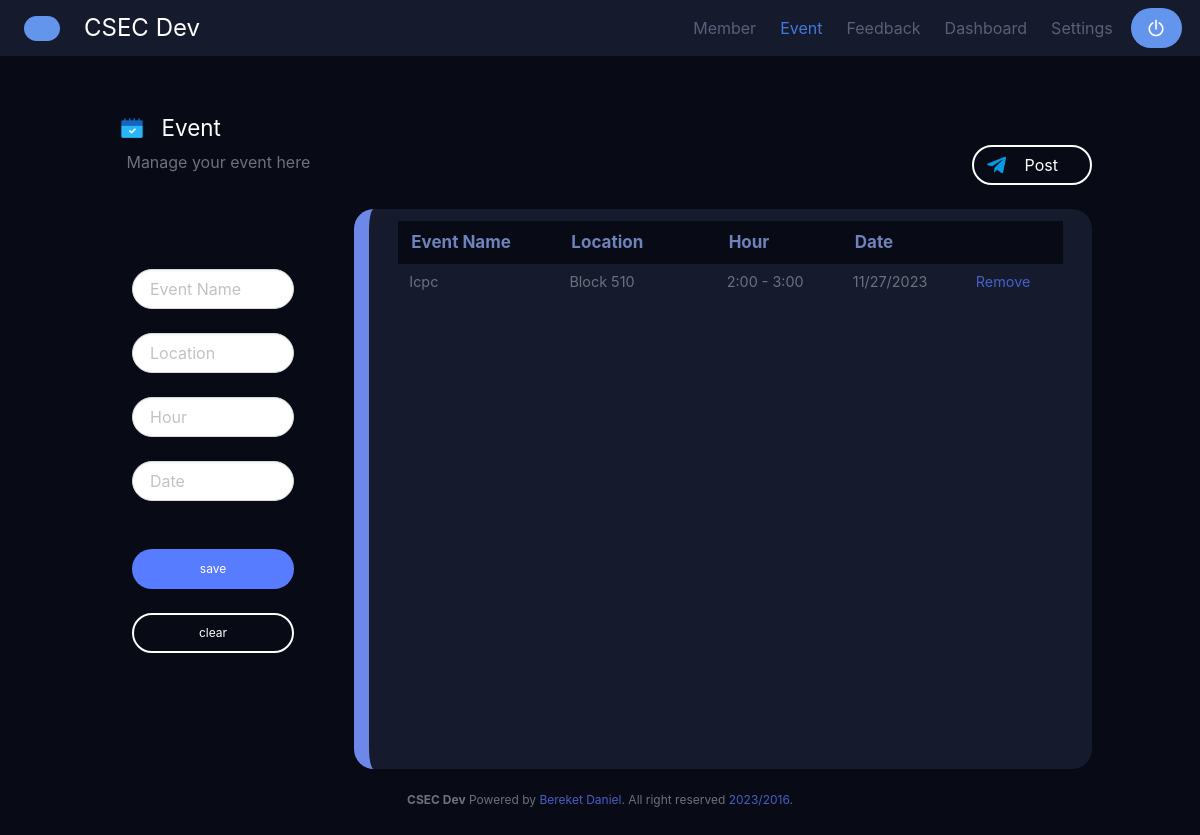
Before: /event/ (signed in) with the older database file.
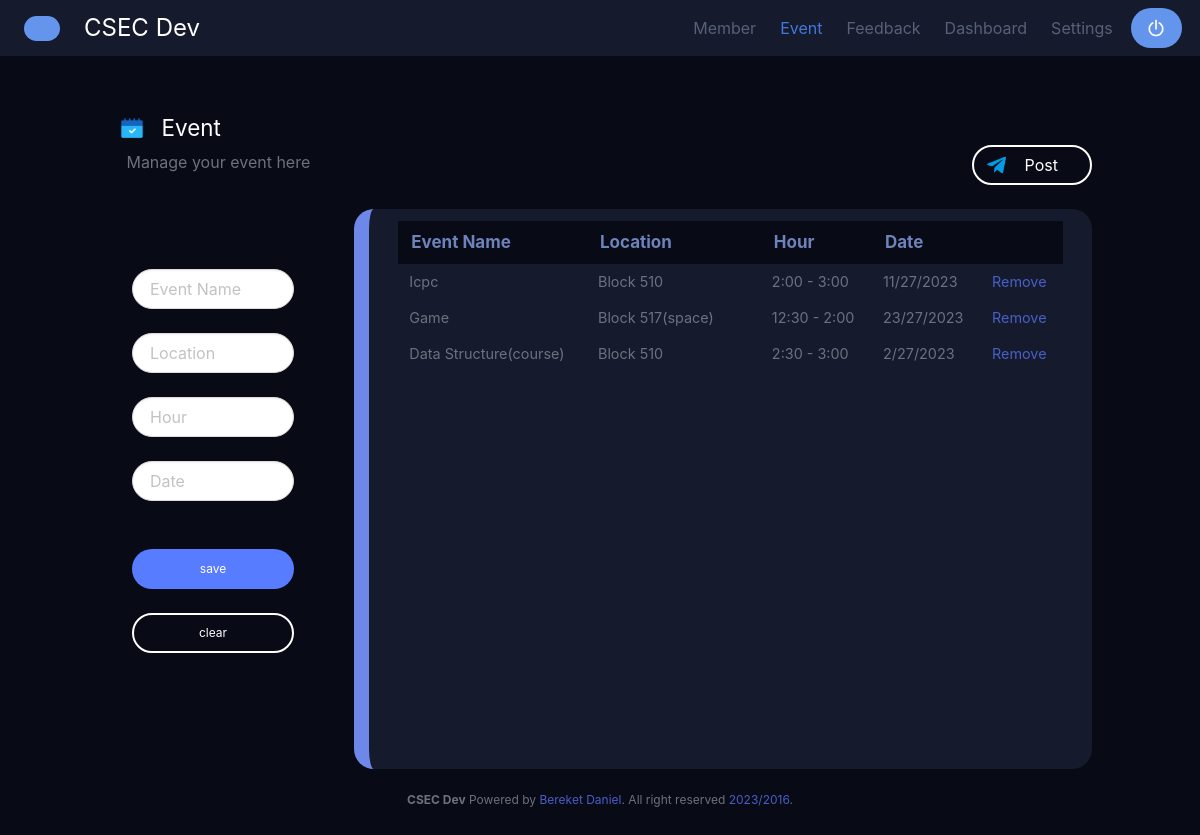
After: the same page with the newer database file.
### DevApp/models.py (models this page shows, shortened)
class Event(models.Model):
  eventName = models.CharField(max_length=255)
  location = models.CharField(max_length=255)
  hour = models.CharField(max_length=255)
  date = models.CharField(max_length=255)

### DevApp/views.py (the view, shortened to what this page needs)
# urls.py: path('event/', views.event, name = 'event'),
def event(request):
    eventList = Event.objects.all()
    name = request.session.get('name')
    if name:
        return render(request, "event.html" ,{'eventList': eventList})
    else:
        return redirect('login')

### templates/event.html (shortened to what this page needs)
{% extends 'base.html' %}
{% load static %}
{% block content %}
<center>
    <div style="color: white; font-size: 1.4rem; font-weight: semi bold; float: left; " ><span class="icon-text ">
        <span class="icon mt-3">
          <img src="{% static "images/event.png" %}" >
        </span>
        <span class="column ">Event</span>
      </span>
    </div>
      <br>  <br>
      <div class="columns is-flex-direction-row is-justify-content-space-between">
        <div style="color:  #6c717e; font-size: 1rem; font-weight: normal; padding-top: 0.6rem; margin-left: -7.4rem;">Manage your event here</div>
        <div id="float-btn" class="button is-rounded  js-modal-trigger" style="background-color: #080B15; border: white 2px solid; color: white;"  data-target="modal-js-example">
            <span class="icon mt-0">
                <img src="{% static "images/telegram.png" %}" width="80%">
              </span>
              <span class="column ">Post</span>
        </div>
      </div>
<br>
<form method="POST" action="{% url 'event' %}">
    <div class="columns">
        <div class="column pt-6 pr-6">
            <div class="column is-full"><input  class="input is-rounded is-fullwidth" type="text" placeholder="Event Name" name="eventName"></div>
            <div class="column is-full"><input  class="input is-rounded is-fullwidth  pb-2" type="text" placeholder="Location" name="location"></div>
            <div class="column is-full"><input class="input is-rounded is-fullwidth  pb-2" type="text" placeholder="Hour" name="hour"></div>
            <div class="column is-full"><input class="input is-rounded is-fullwidth  pb-2" type="text" placeholder="Date" name="date"></div>
            <br>
            <div class="column is-full"> <button type="submit" class="button is-fullwidth is-rounded " style="background-color: #577CFF; color: white; border: none;  " ><div class="is-size-7" id="btn">save</div></button> </div>
            <div class="column is-full"> <button class="button is-fullwidth is-rounded " style="background-color: #080B15; border: white 2px solid; color: white; " ><div class="is-size-7" id="btn">clear</div></button> </div>
        </div>
      </form>
        <div class="column is-three-quarters"  style="background-color: #151B2D; height: 70vh; border-radius: 20px; border-left: #6d88e8 solid 15px; overflow-x: scroll;">
            <table class="table  is-borderless  " style="width: 95%; background-color:  #151B2D ;">
                <thead class="has-text-white" style="border-radius: 10px;">
                  <tr  class=" is-rounded" style="background-color: #080B15;">
                    <th><abbr style="color: #6e82bc;" >Event Name</abbr></th>
                    <th><abbr   style="color: #6e82bc;">Location</abbr></th>
                    <th><abbr   style="color: #6e82bc;"></abbr></th>
                    <th><abbr   style="color: #6e82bc;">Hour</abbr></th>
                    <th><abbr   style="color: #6e82bc;">Date</abbr></th>
                    <th><abbr   style="color: #6e82bc;"></abbr></th>
                  </tr>
                </thead>
                <tbody class="tb "  style="font-size: 1rem;" >
                  {% for eventLists in eventList %}
                  <tr style="color: #6c717e; ">
                    <td  style="font-size:0.9rem;">{{eventLists.eventName}}</td>
                    <td style="font-size:0.9rem;">{{eventLists.location}}<td>
                    <td style="font-size:0.9rem;">{{eventLists.hour}}</td>
                    <td style="font-size:0.9rem;">{{eventLists.date}}</td>
                    <td style="font-size:0.9rem; color: cornflowerblue"><a  data-target="modal-js"  class="js-modal"  href="deleteEvent/{{eventLists.id}}">Remove</a></td>
                  </tr>
                  {% endfor %}
                </tbody>
              </table>
        </div>
      </div>
{% endblock %}

Changed rows visible on the page:
added Event: eventName "Game", location "Block 517(space)", hour "12:30 - 2:00", date "23/27/2023"
added Event: eventName "Data Structure(course)", location "Block 510", hour "2:30 - 3:00", date "2/27/2023"
